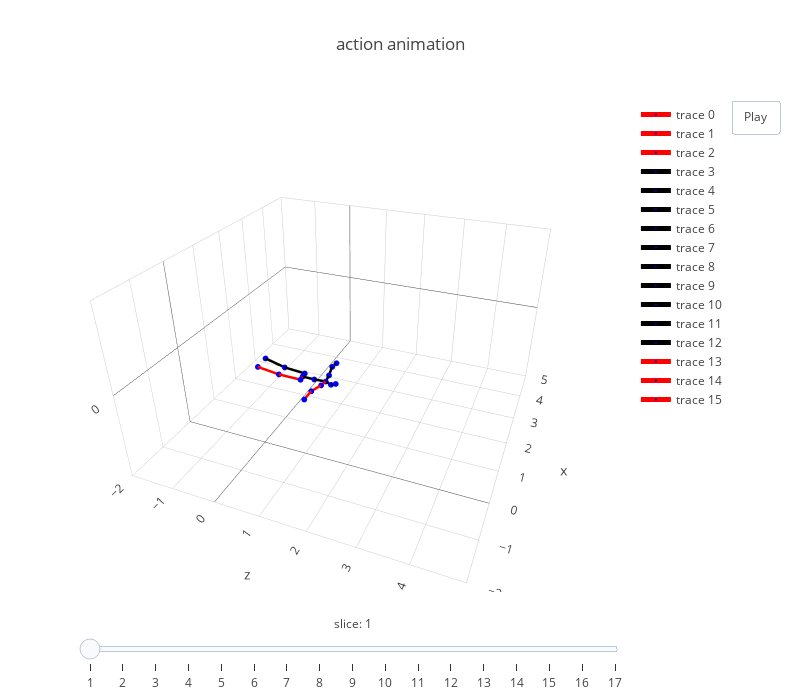

Here is the notebook cell this chart was saved with:
### Markdown cell above
## visualize ground truth

### Code cell
frames, layout = generate_frames_layout(gt[::100], dataset.skeleton(), human36m_kpts_name)
fig = dict(data=get_line_3d_segs(gt, 0, dataset.skeleton(), human36m_kpts_name), layout=layout, frames=frames)
plotly.offline.iplot(fig)

### Figure 1 — Plotly figure (JSON) as saved in the notebook; plotly's stock layout.template omitted (floating-point values rounded to 4 significant figures)
{"data": [{"line": {"color": "red", "width": 5}, "marker": {"color": "blue", "size": 2}, "text": ["RHip"], "type": "scatter3d", "uid": "7d6c7bf9-66bb-4460-8454-8fdc72c165f5", "x": [-0.1864, -0.06315], "y": [0.03048, 0.02787], "z": [1.074, 1.06]}, {"line": {"color": "red", "width": 5}, "marker": {"color": "blue", "size": 2}, "text": ["RKnee"], "type": "scatter3d", "uid": "d4e4a4e4-bff7-44ae-be8a-49e9daaa2870", "x": [-0.207, -0.1864], "y": [0.05395, 0.03048], "z": [0.6024, 1.074]}, {"line": {"color": "red", "width": 5}, "marker": {"color": "blue", "size": 2}, "text": ["RAnkle"], "type": "scatter3d", "uid": "3c1184a5-5fdf-4e55-986a-1504a88befb4", "x": [-0.2284, -0.207], "y": [0.1353, 0.05395], "z": [0.1414, 0.6024]}, {"line": {"color": "black", "width": 5}, "marker": {"color": "blue", "size": 2}, "text": ["LHip"], "type": "scatter3d", "uid": "1c695494-0222-4d12-97b8-0b90686ca93a", "x": [0.06011, -0.06315], "y": [0.02527, 0.02787], "z": [1.046, 1.06]}, {"line": {"color": "black", "width": 5}, "marker": {"color": "blue", "size": 2}, "text": ["LKnee"], "type": "scatter3d", "uid": "367a253b-06d4-4b38-9b39-68740e1c9d98", "x": [0.09405, 0.06011], "y": [0.03939, 0.02527], "z": [0.5748, 1.046]}, {"line": {"color": "black", "width": 5}, "marker": {"color": "blue", "size": 2}, "text": ["LAnkle"], "type": "scatter3d", "uid": "47976f51-5316-4f7d-9611-43ee7877e165", "x": [0.1281, 0.09405], "y": [0.1313, 0.03939], "z": [0.1166, 0.5748]}, {"line": {"color": "black", "width": 5}, "marker": {"color": "blue", "size": 2}, "text": ["Spine1"], "type": "scatter3d", "uid": "227fdf9d-415f-4719-b87f-568d0ce62f27", "x": [-0.06344, -0.06315], "y": [0.0215, 0.02787], "z": [1.316, 1.06]}, {"line": {"color": "black", "width": 5}, "marker": {"color": "blue", "size": 2}, "text": ["Neck"], "type": "scatter3d", "uid": "55d3a3ef-139c-4d81-91e3-da27dfcb1e4b", "x": [-0.06123, -0.06344], "y": [0.03281, 0.0215], "z": [1.566, 1.316]}, {"line": {"color": "black", "width": 5}, "marker": {"color": "blue", "size": 2}, "text": ["Head"], "type": "scatter3d", "uid": "3ed0a663-c766-4f91-b34c-6533d116d493", "x": [-0.06429, -0.06123], "y": [-0.01466, 0.03281], "z": [1.677, 1.566]}, {"line": {"color": "black", "width": 5}, "marker": {"color": "blue", "size": 2}, "text": ["Site"], "type": "scatter3d", "uid": "bfc85a72-3811-4b3f-9f45-cc59b57488ca", "x": [-0.066, -0.06429], "y": [0.03263, -0.01466], "z": [1.781, 1.677]}, {"line": {"color": "black", "width": 5}, "marker": {"color": "blue", "size": 2}, "text": ["LShoulder"], "type": "scatter3d", "uid": "a72ee883-c697-49e9-8398-7044a12fbe0b", "x": [0.1183, -0.06123], "y": [0.06853, 0.03281], "z": [1.556, 1.566]}, {"line": {"color": "black", "width": 5}, "marker": {"color": "blue", "size": 2}, "text": ["LElbow"], "type": "scatter3d", "uid": "66aef9d5-aac7-410e-8066-1d241c405bef", "x": [0.4084, 0.1183], "y": [0.08975, 0.06853], "z": [1.5, 1.556]}, {"line": {"color": "black", "width": 5}, "marker": {"color": "blue", "size": 2}, "text": ["LWrist"], "type": "scatter3d", "uid": "9be60832-829c-460a-b685-95e9e1335c3d", "x": [0.6509, 0.4084], "y": [0.03453, 0.08975], "z": [1.486, 1.5]}, {"line": {"color": "red", "width": 5}, "marker": {"color": "blue", "size": 2}, "text": ["RShoulder"], "type": "scatter3d", "uid": "f3fe41a4-58b4-4581-8d38-aa53fc9770c7", "x": [-0.2431, -0.06123], "y": [0.04822, 0.03281], "z": [1.549, 1.566]}, {"line": {"color": "red", "width": 5}, "marker": {"color": "blue", "size": 2}, "text": ["RElbow"], "type": "scatter3d", "uid": "31c2a009-0b5d-4744-9f94-ebebc601ae67", "x": [-0.5293, -0.2431], "y": [0.07156, 0.04822], "z": [1.476, 1.549]}, {"line": {"color": "red", "width": 5}, "marker": {"color": "blue", "size": 2}, "text": ["RWrist"], "type": "scatter3d", "uid": "aee06256-acb4-427f-99fe-66daceab2723", "x": [-0.7727, -0.5293], "y": [0.02908, 0.07156], "z": [1.445, 1.476]}, {"line": {"color": "#1f77b4", "width": 1}, "marker": {"color": "#1f77b4", "size": 1}, "type": "scatter3d", "uid": "171f34e7-fafa-440a-84b1-d3bc4b95fddf", "x": [], "y": [], "z": []}], "layout": {"autosize": false, "height": 700, "scene": {"aspectratio": {"x": 1.167, "y": 0.6667, "z": 1.167}, "camera": {"eye": {"x": -1.743, "y": 1.071, "z": 0.71}, "up": {"x": 0, "y": 1, "z": 0}}, "xaxis": {"range": [-2, 5]}, "yaxis": {"range": [-2, 2]}, "zaxis": {"range": [-2, 5]}}, "sliders": [{"currentvalue": {"font": {"size": 12}, "prefix": "slice: ", "visible": true, "xanchor": "center"}, "len": 1, "steps": [{"args": [["frame1"], {"frame": {"duration": 70, "redraw": true}, "mode": "immediate", "transition": {"duration": 0}}], "label": "1", "method": "animate"}, {"args": [["frame2"], {"frame": {"duration": 70, "redraw": true}, "mode": "immediate", "transition": {"duration": 0}}], "label": "2", "method": "animate"}, {"args": [["frame3"], {"frame": {"duration": 70, "redraw": true}, "mode": "immediate", "transition": {"duration": 0}}], "label": "3", "method": "animate"}, {"args": [["frame4"], {"frame": {"duration": 70, "redraw": true}, "mode": "immediate", "transition": {"duration": 0}}], "label": "4", "method": "animate"}, {"args": [["frame5"], {"frame": {"duration": 70, "redraw": true}, "mode": "immediate", "transition": {"duration": 0}}], "label": "5", "method": "animate"}, {"args": [["frame6"], {"frame": {"duration": 70, "redraw": true}, "mode": "immediate", "transition": {"duration": 0}}], "label": "6", "method": "animate"}, {"args": [["frame7"], {"frame": {"duration": 70, "redraw": true}, "mode": "immediate", "transition": {"duration": 0}}], "label": "7", "method": "animate"}, {"args": [["frame8"], {"frame": {"duration": 70, "redraw": true}, "mode": "immediate", "transition": {"duration": 0}}], "label": "8", "method": "animate"}, {"args": [["frame9"], {"frame": {"duration": 70, "redraw": true}, "mode": "immediate", "transition": {"duration": 0}}], "label": "9", "method": "animate"}, {"args": [["frame10"], {"frame": {"duration": 70, "redraw": true}, "mode": "immediate", "transition": {"duration": 0}}], "label": "10", "method": "animate"}, {"args": [["frame11"], {"frame": {"duration": 70, "redraw": true}, "mode": "immediate", "transition": {"duration": 0}}], "label": "11", "method": "animate"}, {"args": [["frame12"], {"frame": {"duration": 70, "redraw": true}, "mode": "immediate", "transition": {"duration": 0}}], "label": "12", "method": "animate"}, {"args": [["frame13"], {"frame": {"duration": 70, "redraw": true}, "mode": "immediate", "transition": {"duration": 0}}], "label": "13", "method": "animate"}, {"args": [["frame14"], {"frame": {"duration": 70, "redraw": true}, "mode": "immediate", "transition": {"duration": 0}}], "label": "14", "method": "animate"}, {"args": [["frame15"], {"frame": {"duration": 70, "redraw": true}, "mode": "immediate", "transition": {"duration": 0}}], "label": "15", "method": "animate"}, {"args": [["frame16"], {"frame": {"duration": 70, "redraw": true}, "mode": "immediate", "transition": {"duration": 0}}], "label": "16", "method": "animate"}, {"args": [["frame17"], {"frame": {"duration": 70, "redraw": true}, "mode": "immediate", "transition": {"duration": 0}}], "label": "17", "method": "animate"}], "transition": {"duration": 0}, "x": 0, "y": 0}], "title": {"text": "action animation"}, "updatemenus": [{"buttons": [{"args": [null], "label": "Play", "method": "animate"}], "pad": {"r": 10, "t": 0}, "showactive": false, "type": "buttons", "x": 1.3, "xanchor": "right", "y": 1, "yanchor": "top"}], "width": 800}}
